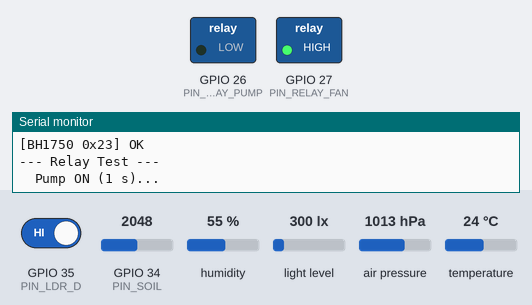
Simulated run of this sketch. Board: ESP32. Parts: switched loads named in the sketch (green lamp = pin HIGH), the last lines printed to the serial monitor. The inputs (shaded band) are chosen by the test bench; at power-on: GPIO 35 (PIN_LDR_D) HIGH, GPIO 34 (PIN_SOIL) = 2048, humidity 55 %, light level 300 lx, air pressure 1013 hPa, temperature 24 °C (analog values on the 0–4095 scale).

Above: at 0.5 s.
At 2.0 s:
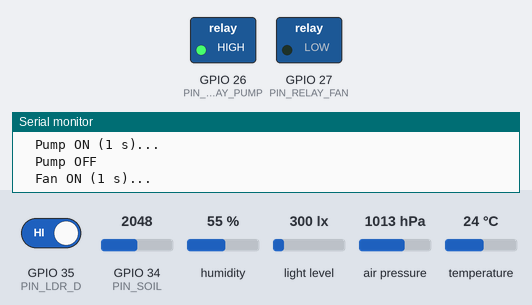
At 4.1 s:
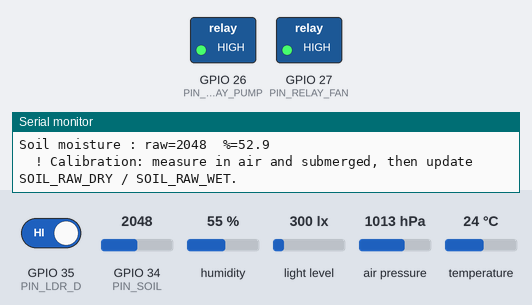
4.2 s: GPIO 35 (PIN_LDR_D) driven LOW
Timing chart, 0 to 7.2 s (numbered marks = the images above; inputs shaded):
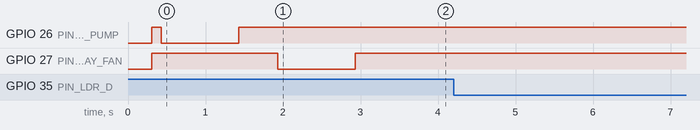

The sketch:

sensor_test.ino
```cpp
/**
 *  Sensor & Relay Test Sketch
 *  --------------------------
 *  Used to verify that all hardware is functioning correctly before
 *  uploading the main firmware.
 *
 *  WHAT IT DOES:
 *   1) I2C scan — lists all detected addresses
 *   2) BME280 (0x76) — inner temperature / humidity / pressure
 *   3) BME280 (0x77) — outer temperature / humidity / pressure
 *   4) BH1750 (0x23) — illuminance in lux
 *   5) LM393 (GPIO35) — digital light output 0/1
 *   6) Soil moisture (GPIO34) — raw ADC value + percentage
 *   7) Relay test — cycles pump and fan ON for 1 s each, then OFF
 *
 *  Required libraries (Library Manager):
 *    - Adafruit BME280 Library
 *    - Adafruit Unified Sensor
 *    - BH1750 (Christopher Laws)
 *
 *  Board: ESP32 Dev Module · Baud: 115200
 */

#include <Wire.h>
#include <Adafruit_BME280.h>
#include <BH1750.h>

// ---- Pins (same as main firmware) ----
#define PIN_SDA          21
#define PIN_SCL          22
#define PIN_SOIL         34
#define PIN_LDR_D        35
#define PIN_RELAY_PUMP   26
#define PIN_RELAY_FAN    27
#define RELAY_ACTIVE_LOW 1

// ---- Soil moisture calibration ----
#define SOIL_RAW_DRY   3000
#define SOIL_RAW_WET   1200

// ---- I2C addresses ----
#define BME_INNER_ADDR 0x76
#define BME_OUTER_ADDR 0x77
#define BH1750_ADDR    0x23

Adafruit_BME280 bmeInner;
Adafruit_BME280 bmeOuter;
BH1750          lightMeter(BH1750_ADDR);

bool bmeInnerOK = false;
bool bmeOuterOK = false;
bool bhOK       = false;

// ============ I2C SCANNER ============
void i2cScan() {
  Serial.println("\n--- I2C Scan ---");
  int found = 0;
  for (uint8_t addr = 1; addr < 127; addr++) {
    Wire.beginTransmission(addr);
    if (Wire.endTransmission() == 0) {
      Serial.printf("  0x%02X found", addr);
      switch (addr) {
        case 0x76: Serial.print("  (BME280 inner expected)"); break;
        case 0x77: Serial.print("  (BME280 outer expected)"); break;
        case 0x23: Serial.print("  (BH1750 expected)");       break;
        case 0x5C: Serial.print("  (BH1750 ADDR=HIGH)");      break;
      }
      Serial.println();
      found++;
    }
  }
  if (found == 0) Serial.println("  NO DEVICES FOUND! Check wiring, pull-ups, and power supply.");
  else            Serial.printf("  Total: %d device(s)\n", found);
  Serial.println("--------------------\n");
}

// ============ RELAY TEST ============
static inline int relayLevel(int onOff) {
#if RELAY_ACTIVE_LOW
  return onOff ? LOW : HIGH;
#else
  return onOff ? HIGH : LOW;
#endif
}

void relayTest() {
  Serial.println("\n--- Relay Test ---");
  Serial.println("  Pump ON (1 s)...");
  digitalWrite(PIN_RELAY_PUMP, relayLevel(1));
  delay(1000);
  digitalWrite(PIN_RELAY_PUMP, relayLevel(0));
  Serial.println("  Pump OFF");
  delay(500);

  Serial.println("  Fan ON (1 s)...");
  digitalWrite(PIN_RELAY_FAN, relayLevel(1));
  delay(1000);
  digitalWrite(PIN_RELAY_FAN, relayLevel(0));
  Serial.println("  Fan OFF");
  Serial.println("--------------------\n");
}

// ============ SETUP ============
void setup() {
  Serial.begin(115200);
  delay(300);
  Serial.println("\n==================================");
  Serial.println("  GREENHOUSE HARDWARE TEST SKETCH");
  Serial.println("==================================");

  // Relay pins — all OFF at startup
  pinMode(PIN_RELAY_PUMP, OUTPUT);
  pinMode(PIN_RELAY_FAN,  OUTPUT);
  digitalWrite(PIN_RELAY_PUMP, relayLevel(0));
  digitalWrite(PIN_RELAY_FAN,  relayLevel(0));

  // Analog / digital inputs
  analogReadResolution(12);
  pinMode(PIN_SOIL,  INPUT);
  pinMode(PIN_LDR_D, INPUT);

  // Initialise I2C and scan
  Wire.begin(PIN_SDA, PIN_SCL);
  delay(100);
  i2cScan();

  // BME280 #1 (inner - 0x76)
  bmeInnerOK = bmeInner.begin(BME_INNER_ADDR);
  Serial.printf("[BME280 inner 0x%02X] %s\n", BME_INNER_ADDR, bmeInnerOK ? "OK" : "NOT FOUND");

  // BME280 #2 (outer - 0x77)
  bmeOuterOK = bmeOuter.begin(BME_OUTER_ADDR);
  Serial.printf("[BME280 outer 0x%02X] %s\n", BME_OUTER_ADDR, bmeOuterOK ? "OK" : "NOT FOUND");
  if (!bmeOuterOK) {
    Serial.println("  ! Have you connected the SDO pin of the outer BME280 to 3.3V?");
  }

  // BH1750
  bhOK = lightMeter.begin();
  Serial.printf("[BH1750 0x%02X] %s\n", BH1750_ADDR, bhOK ? "OK" : "NOT FOUND");

  Serial.println();
  relayTest();

  Serial.println("Continuous reading starting (every 2 s)...\n");
}

// ============ LOOP ============
void loop() {
  Serial.println("----- MEASUREMENT -----");

  // BME280 inner
  if (bmeInnerOK) {
    float t  = bmeInner.readTemperature();
    float h  = bmeInner.readHumidity();
    float p  = bmeInner.readPressure() / 100.0f;
    Serial.printf("BME280 inner : T=%.2f °C  H=%.2f %%  P=%.1f hPa\n", t, h, p);
  } else {
    Serial.println("BME280 inner : --");
  }

  // BME280 outer
  if (bmeOuterOK) {
    float t = bmeOuter.readTemperature();
    float h = bmeOuter.readHumidity();
    float p = bmeOuter.readPressure() / 100.0f;
    Serial.printf("BME280 outer : T=%.2f °C  H=%.2f %%  P=%.1f hPa\n", t, h, p);
  } else {
    Serial.println("BME280 outer : --");
  }

  // BH1750
  if (bhOK) {
    float lx = lightMeter.readLightLevel();
    Serial.printf("BH1750       : %.1f lx\n", lx);
  } else {
    Serial.println("BH1750       : --");
  }

  // LM393
  int ldr = digitalRead(PIN_LDR_D);
  Serial.printf("LM393 DO     : %d  (%s)\n", ldr, ldr == LOW ? "bright" : "dark");

  // Soil moisture
  int soilRaw = analogRead(PIN_SOIL);
  float soilPct = 100.0f * (float)(SOIL_RAW_DRY - soilRaw) /
                  (float)(SOIL_RAW_DRY - SOIL_RAW_WET);
  if (soilPct < 0)   soilPct = 0;
  if (soilPct > 100) soilPct = 100;
  Serial.printf("Soil moisture : raw=%d  %%=%.1f\n", soilRaw, soilPct);
  Serial.println("  ! Calibration: measure in air and submerged, then update SOIL_RAW_DRY / SOIL_RAW_WET.\n");

  delay(2000);
}
```
